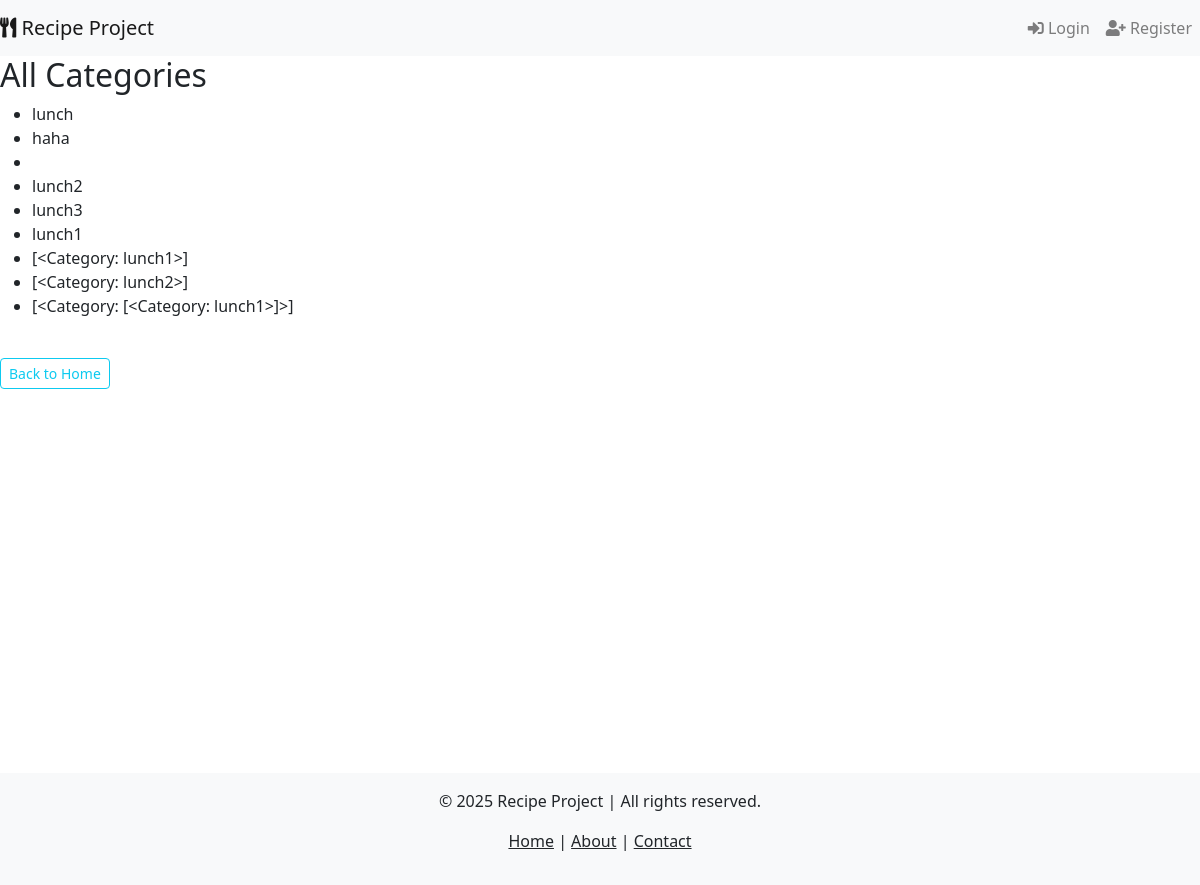
Page /categories/ on the earlier database version.
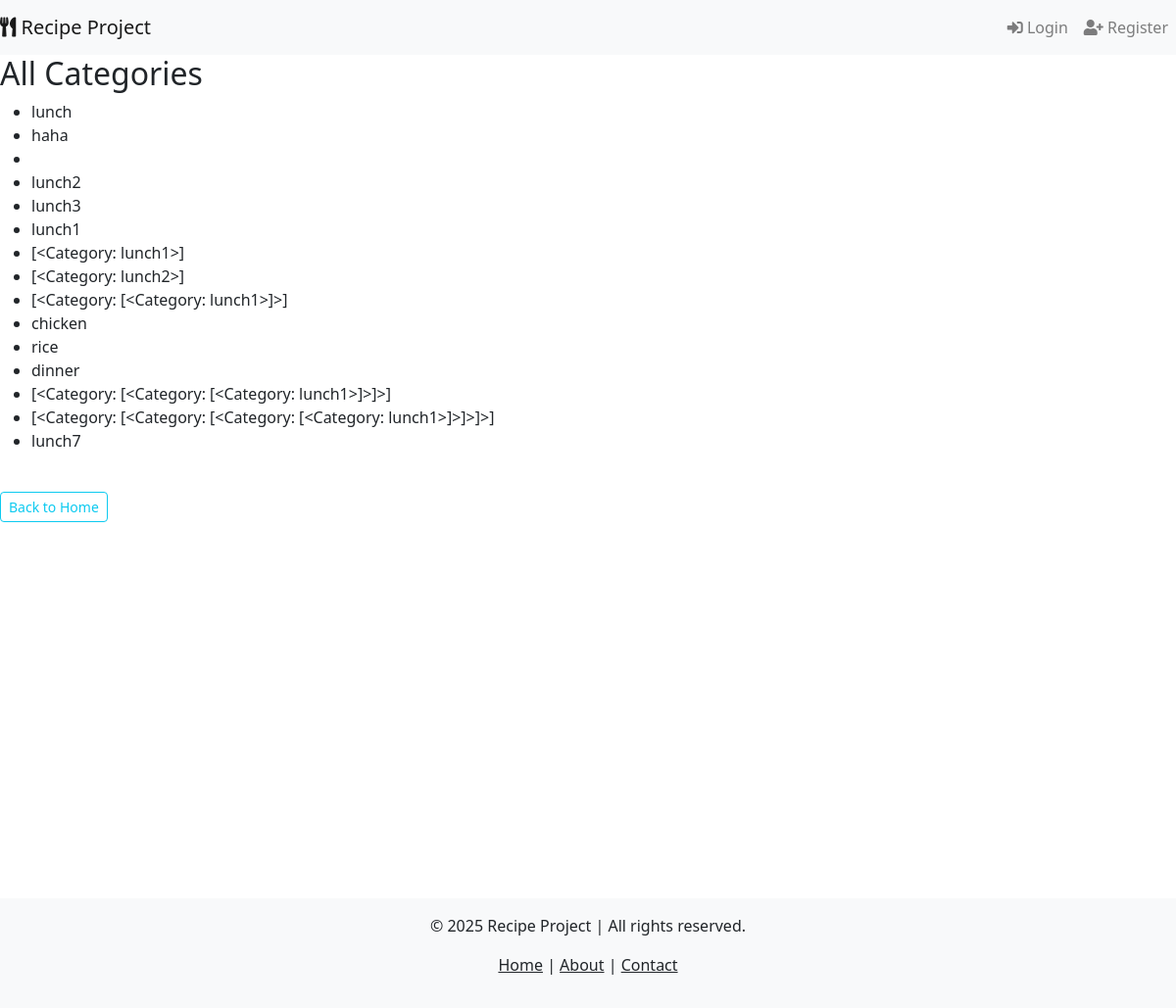
Same page on the later database version.
### recipe_app/models.py (models this page shows, shortened)
class Category(models.Model):
    name = models.CharField(max_length=100, unique=True)

### recipe_app/views.py (the view)
# urls.py: path('categories/', views.CategoryListView.as_view(), name='category_list'),
class CategoryListView(ListView):
    model = Category
    template_name = 'category_list.html'
    context_object_name = 'categories'

### recipe_app/context_processors.py (called while the page is built)
def current_year(request):
    return {'current_year': datetime.now().year}

### templates/category_list.html
{% extends 'base.html' %}
{% block content %}
    <h2>All Categories</h2>
    <ul>
        {% for category in categories %}
            <li>{{ category.name }}</li>
        {% endfor %}
    </ul>
    <br>
    <a href="{% url 'home' %}" class="btn btn-outline-info btn-sm">Back to Home</a>
{% endblock %}

Differences in the rows shown:
added Category: name "chicken"
added Category: name "rice"
added Category: name "dinner"
added Category: name "[<Category: [<Category: [<Category: lunch1>]>]>]"
added Category: name "[<Category: [<Category: [<Category: [<Category: lunch1>]>]>]>]"
added Category: name "lunch7"
